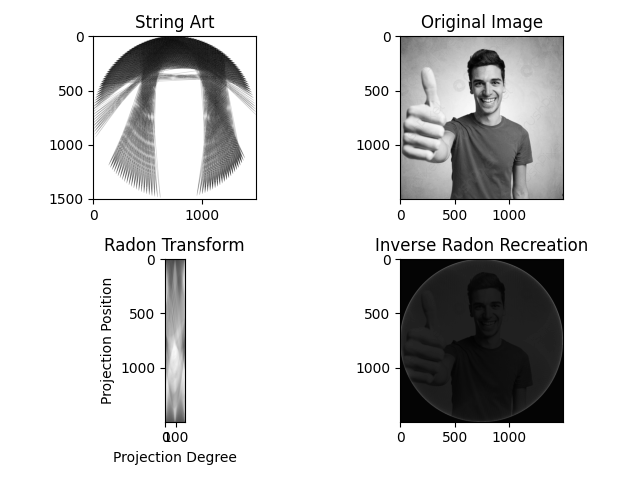
#> input picture media/man_string_art_summary.png, 640 x 480 px
$ python main.py --input media/man_string_art_summary.png
#> lines starting #> are read from the running program, lines starting #| are printed output that depends on the picture; after the words box and inside, x2 and y2 are one past the last pixel; in counts of white or black regions, pixels touching at a corner belong together
### art.py
import math

from skimage.transform import iradon, radon
import numpy as np
import matplotlib.pyplot as plt
from PIL import Image


def resize_image(image: Image, length: int) -> Image:
    """
    Resize an image to a square. Can make an image bigger to make it fit or smaller if it doesn't fit. It also crops
    part of the image.

    credit: https://stackoverflow.com/questions/43512615/reshaping-rectangular-image-to-square

    :param self:
    :param image: Image to resize.
    :param length: Width and height of the output image.
    :return: Return the resized image.
    """
#> called with length = 640

    """
    Resizing strategy :
     1) We resize the smallest side to the desired dimension (e.g. 1080)
     2) We crop the other side so as to make it fit with the same length as the smallest side (e.g. 1080)
    """
    if image.size[0] < image.size[1]:
        # The image is in portrait mode. Height is bigger than width.

        # This makes the width fit the LENGTH in pixels while conserving the ration.
        resized_image = image.resize((length, int(image.size[1] * (length / image.size[0]))))

        # Amount of pixel to lose in total on the height of the image.
        required_loss = (resized_image.size[1] - length)

        # Crop the height of the image so as to keep the center part.
        resized_image = resized_image.crop(
            box=(0, required_loss / 2, length, resized_image.size[1] - required_loss / 2))

        # We now have a length*length pixels image.
        return resized_image
    else:
        # This image is in landscape mode or already squared. The width is bigger than the heihgt.

        # This makes the height fit the LENGTH in pixels while conserving the ration.
        resized_image = image.resize((int(image.size[0] * (length / image.size[1])), length))
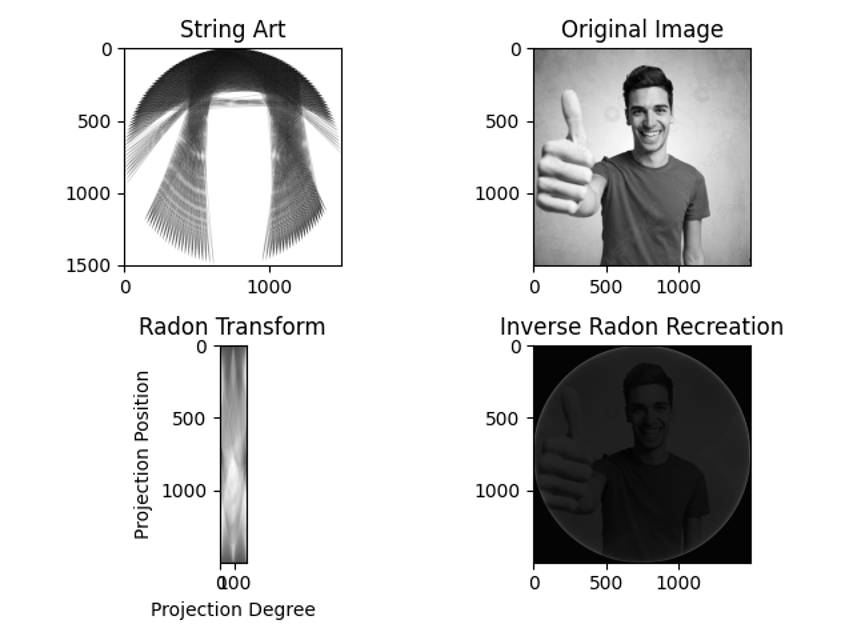
#> resized_image: PIL image 853x640 L; min 0, max 255, mean 213.7

        # Amount of pixel to lose in total on the width of the image.
        required_loss = resized_image.size[0] - length
#> required_loss = 213

        # Crop the width of the image so as to keep 1080 pixels of the center part.
        resized_image = resized_image.crop(
            box=(required_loss / 2, 0, resized_image.size[0] - required_loss / 2, length))
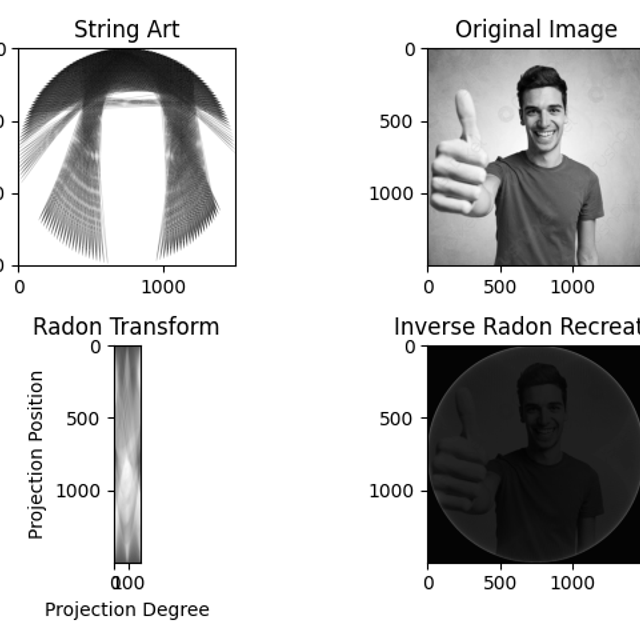
#> resized_image: PIL image 640x640 L; min 0, max 255, mean 201.5

        # We now have a length*length pixels image.
        return resized_image


class Spoke:
    def __init__(self, num, n_spokes, radius):
        self.x = self._get_spoke_x(num, n_spokes, radius)
        self.y = self._get_spoke_y(num, n_spokes, radius)
        self.rad = num / n_spokes * 2 * math.pi
        self.unvisited = [x for x in range(1, n_spokes + 1) if x != num]

    @staticmethod
    def _get_spoke_x(num, n_spokes, radius):
        return radius + radius * 0.999999 * np.cos(num * 2 * math.pi / n_spokes)

    @staticmethod
    def _get_spoke_y(num, n_spokes, radius):
        return radius + radius * 0.999999 * np.sin(num * 2 * math.pi / n_spokes)


class ComputeStringArt:
    def __init__(self, file, n_spokes, radon_res, repetitions):
        image = Image.open(file).convert("L")
        image = resize_image(image, max(image.size))
        self.image = np.asarray(image)
        self.radius = self.image.shape[0] // 2
#> self.radius = 320
        self.string_image = np.zeros([self.radius * 2 + 1, self.radius * 2 + 1], dtype=np.float64)
        self.theta = np.linspace(0., 180., radon_res, endpoint=False)
        self.radon_transform = radon(self.image, theta=self.theta)
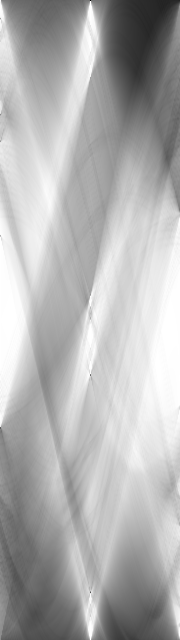
#> self.radon_transform: shape (640, 180) float64; min 0, max 640, mean 443.8; drawn with min black and max white
        self.working_radon = self.radon_transform.copy()
        self.n_spokes = n_spokes

        self.spoke_map = {num: Spoke(num, self.n_spokes, self.radius) for num in range(1, self.n_spokes + 1)}
        self.spokes_per_rad = self.n_spokes / (2 * math.pi)

        self.spoke_order = []
        # first_spokes = self._find_first_spokes()
        self.spoke_order.append(self._find_first_spokes())
#> in _find_first_spokes, `proj_pos, proj_deg = np.unravel_index(np.argmin(self.working_radon[2:,..`: proj_pos = 4; proj_deg = 162
        # print(self.spoke_map[first_spokes[0]].rad, math.radians(first_spokes[0]))
        # self.spoke_order.append(first_spokes[1])
        # print(f"spoke states: {self.spoke_order}")
        working_spoke = self.spoke_order[-1][1]
        for i in range(repetitions):
            new_spoke = self._find_best_spoke(working_spoke)
            # new_spokes = self._find_first_spokes()
            self.spoke_order.append((working_spoke, new_spoke))
            working_spoke = new_spoke
            # print(f"spoke states: {self.spoke_order}")

    def _find_project_pos(self, point_rad, proj_rad):
        return self.radius * math.cos(proj_rad - point_rad)

    def _find_opposite_spoke_search(self, spoke):
        return np.array([x for x in self.theta if abs(self.spoke_map[spoke].rad - x - math.pi / 2) > math.pi / 90])

    def _find_best_spoke(self, spoke):
        best_spoke = None
        best_spoke_val = None

        for rad_idx, degree in enumerate(self._find_opposite_spoke_search(spoke)):
            rad = math.radians(degree)
            pos = self._find_project_pos(self.spoke_map[spoke].rad, rad)
            val = self.radon_transform[int(pos), rad_idx]
            if best_spoke_val is None or val > best_spoke_val:
                s1, s2 = self._coords_to_spokes(pos, rad)
                # print(f"current spoke rad: {self.spoke_map[spoke].rad}, plane rad: {rad}")
                # print(f"position: {pos} out of radius: {self.radius}")
                # print(f"spoke 1: {s1}, spoke 2: {s2}, original spoke: {spoke}")
                if s1 - spoke == 0 or (s1 == 0 and spoke == self.n_spokes):
                    consider_spoke = s2
                elif s2 - spoke == 0 or (s2 == 0 and spoke == self.n_spokes):
                    consider_spoke = s1
                else:
                    consider_spoke = None
                    raise AssertionError()
                if consider_spoke in self.spoke_map[spoke].unvisited:
                    best_spoke = consider_spoke
                    best_spoke_val = val
                    # print(f"VAAAALLL: {val}")

        assert best_spoke_val is not None, "all spokes full"
        self.spoke_map[spoke].unvisited.remove(best_spoke)
        self.spoke_map[best_spoke].unvisited.remove(spoke)
        return best_spoke

    def _coords_to_spokes(self, proj_pos, proj_rad):
#> called with proj_pos = -316, proj_rad = 2.83
        spoke1 = self.spokes_per_rad * (math.pi / 2 - math.asin(proj_pos / self.radius) + proj_rad)
#> spoke1 = 332.9
        spoke2 = self.spokes_per_rad * (-math.pi / 2 + math.asin(proj_pos / self.radius) + proj_rad)
#> spoke2 = -8.93
        # print(spoke1, spoke2)
        spoke1 = round((spoke1 + self.n_spokes) % self.n_spokes)
#> spoke1 = 333
        spoke2 = round((spoke2 + self.n_spokes) % self.n_spokes)
#> spoke2 = 351
        return spoke1, spoke2

    def _find_first_spokes(self):
        proj_pos, proj_deg = np.unravel_index(np.argmin(self.working_radon[2:, 1:], axis=None),
                                              self.working_radon[2:, 1:].shape)
        # print(proj_pos, self.radius)
        # print(self.working_radon[proj_pos, proj_deg])
        # print(self.working_radon[proj_pos, proj_deg])
        spoke1, spoke2 = self._coords_to_spokes(proj_pos - self.radius, math.radians(self.theta[proj_deg]))
#> spoke1 = 333; spoke2 = 351
        self.working_radon[proj_pos + 2, proj_deg + 1] = 1000000000
#> self.working_radon: shape (640, 180) float64; under 0.01% of pixels changed, all inside (x1, y1, x2, y2) = (163, 6, 164, 7)
#> the loop in __init__, `for i in range(repetitions):` made 400 passes
#> (new_spoke, working_spoke) on passes 1 to 3: (9, 9), (355, 355), (5, 5)
        # [4 lines of commented-out code are left out]
        spoke1 = self.n_spokes if spoke1 == 0 else spoke1
        spoke2 = self.n_spokes if spoke2 == 0 else spoke2
        if spoke2 in self.spoke_map[spoke1].unvisited:
            self.spoke_map[spoke1].unvisited.remove(spoke2)
        if spoke1 in self.spoke_map[spoke2].unvisited:
            self.spoke_map[spoke2].unvisited.remove(spoke1)
        return spoke1, spoke2

    def get_spoke_order(self):
        return self.spoke_order.copy()

    def _fpart(self, x):
        return x - math.floor(x)

    def _rfpart(self, x):
        return 1 - self._fpart(x)

    def _plot(self, x, y, c):
        self.string_image[y][x] = max(c, self.string_image[y][x])

    def _draw_line(self, x0, y0, x1, y1):
        steep = abs(y1 - y0) > abs(x1 - x0)

        if steep:
            x0, y0 = y0, x0
            x1, y1 = y1, x1
        if x0 > x1:
            x0, x1 = x1, x0
            y0, y1 = y1, y0

        dx = x1 - x0
        dy = y1 - y0

        if dx == 0.0:
            gradient = 1.0
        else:
            gradient = dy / dx

        xend = round(x0)
        yend = y0 + gradient * (xend - x0)
        xgap = self._rfpart(x0 + 0.5)
        xpxl1 = xend
        ypxl1 = math.floor(yend)
        if steep:
            self._plot(ypxl1, xpxl1, self._rfpart(yend) * xgap)
            self._plot(ypxl1 + 1, xpxl1, self._fpart(yend) * xgap)
        else:
            self._plot(xpxl1, ypxl1, self._rfpart(yend) * xgap)
            self._plot(xpxl1, ypxl1 + 1, self._fpart(yend) * xgap)
        intery = yend + gradient

        xend = round(x1)
        yend = y1 + gradient * (xend - x1)
        xgap = self._fpart(x1 + 0.5)
        xpxl2 = xend
        ypxl2 = math.floor(yend)
        if steep:
            self._plot(ypxl2, xpxl2, self._rfpart(yend) * xgap)
            self._plot(ypxl2 + 1, xpxl2, self._fpart(yend) * xgap)
        else:
            self._plot(xpxl2, ypxl2, self._rfpart(yend) * xgap)
            self._plot(xpxl2, ypxl2 + 1, self._fpart(yend) * xgap)

        if steep:
            for x in range(xpxl1 + 1, xpxl2):
                self._plot(math.floor(intery), x, self._rfpart(intery))
                self._plot(math.floor(intery) + 1, x, self._fpart(intery))
                intery = intery + gradient
        else:
            for x in range(xpxl1 + 1, xpxl2):
                self._plot(x, math.floor(intery), self._rfpart(intery))
                self._plot(x, math.floor(intery) + 1, self._fpart(intery))
                intery = intery + gradient

    def render(self, verbose):
#> called with verbose = False
        self.string_image = np.zeros([self.radius * 2 + 2, self.radius * 2 + 2], dtype=np.float64)
        for start, end in self.spoke_order:
            if verbose:
                print(f"Drawing line from ("
                      f"{self.spoke_map[start].x}, "
                      f"{self.spoke_map[start].y}) to "
                      f"({self.spoke_map[end].x},"
                      f"{self.spoke_map[end].y})")
            self._draw_line(
                self.spoke_map[start].x,
                self.spoke_map[start].y,
                self.spoke_map[end].x,
                self.spoke_map[end].y)
#> this loop made 401 passes
#> (start, end) on passes 1 to 3: (333, 351), (351, 9), (9, 355)

    def display_summary(self, file):
        fig, ax = plt.subplots(2, 2)
        ax = ax.flatten()
        ax[0].imshow(1 - self.string_image, cmap='grey')
        ax[0].set_title("String Art")
        ax[1].imshow(self.image, cmap='grey')
        ax[1].set_title("Original Image")
        ax[2].imshow(self.radon_transform, cmap='grey')
        ax[2].set_title("Radon Transform")
        ax[2].set_xlabel("Projection Degree")
        ax[2].set_ylabel("Projection Position")
        ax[3].imshow(iradon(self.radon_transform), cmap='grey')
        ax[3].set_title("Inverse Radon Recreation")
        fig.tight_layout()
        fig.savefig(file)

    def display_art(self, file):
#> called with file = 'output/string_art_20261120-100436'
        fig, ax = plt.subplots(1)
        ax.imshow(1 - self.string_image, cmap='grey')
        fig.savefig(file)
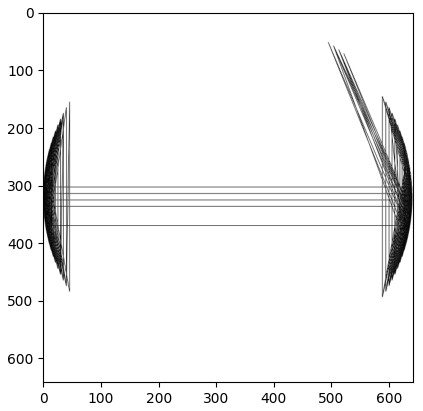
#> figure drawn by matplotlib, 1 panel

### main.py
import argparse
from datetime import datetime

from art import ComputeStringArt

if __name__ == '__main__':
    parser = argparse.ArgumentParser()
    parser.add_argument('-i', '--input', type=str, required=True, help='Full input file path.')
    parser.add_argument('-os', '--output_summary', type=str, required=False,
                        help='Full output file path. Defaults to output/string_art_summary_{timestamp}')
    parser.add_argument('-o', '--output', type=str, required=False,
                        help='Full output file path. Defaults to output/string_art_{timestamp}')
    parser.add_argument('-s', '--spokes', type=int, required=False, default=360,
                        help='Number of spokes. Defaults to 360.')
    parser.add_argument('-r', '--res', type=int, required=False, default=180,
                        help='Resolution of radon transform. Defaults to 180.')
    parser.add_argument('-l', '--lines', type=int, required=False, default=400,
                        help='Amount of lines to draw. Defaults to 400.')
    parser.add_argument("-v", "--verbose", help="increase output verbosity",
                        action="store_true")

    args = parser.parse_args()
    now = datetime.now().strftime('%Y%m%d-%H%M%S')
    if args.output_summary is None:
        args.output_summary = f"output/string_art_summary_{now}"
    if args.output is None:
        args.output = f"output/string_art_{now}"

    string_art = ComputeStringArt(
        args.input,
        n_spokes=args.spokes,
        radon_res=args.res,
        repetitions=args.lines)
    string_art.render(args.verbose)
    string_art.display_art(args.output)
    string_art.display_summary(args.output_summary)
#> in display_summary, `fig.savefig(file)`:
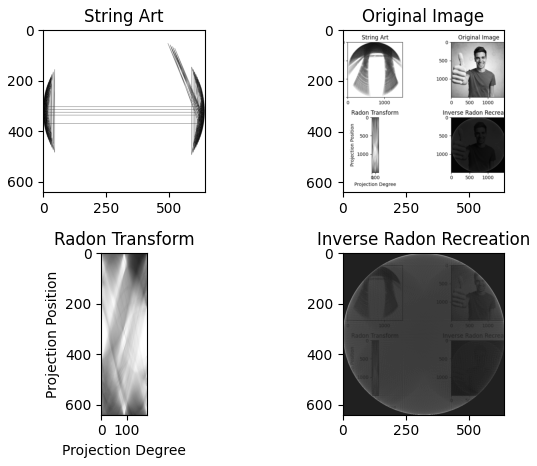
#> figure drawn by matplotlib, 4 panels
